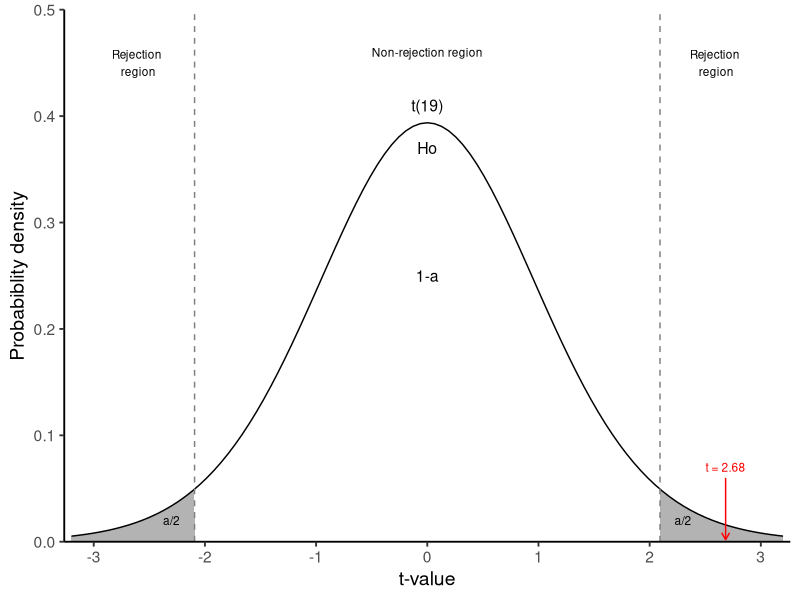
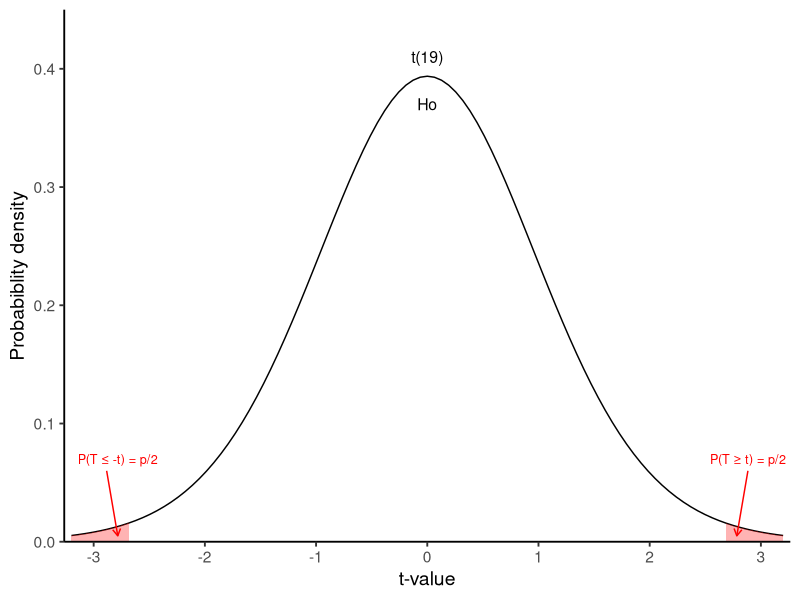
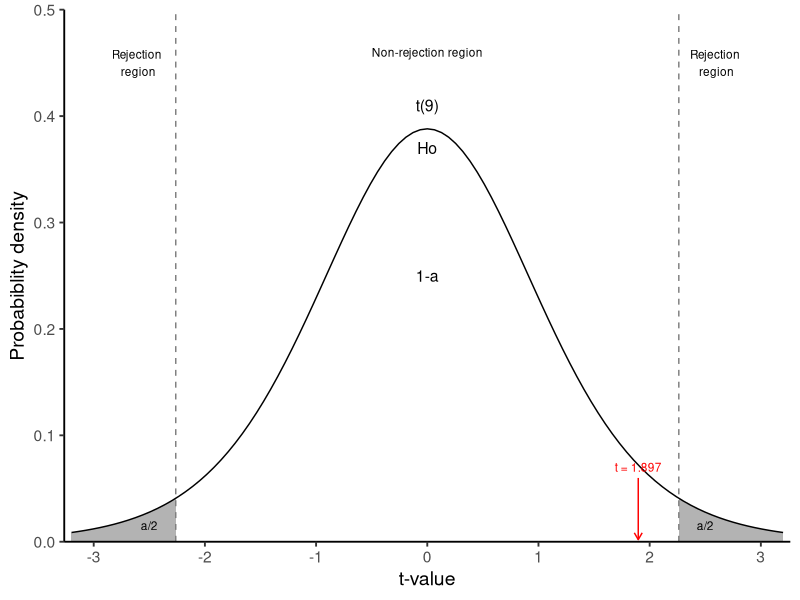
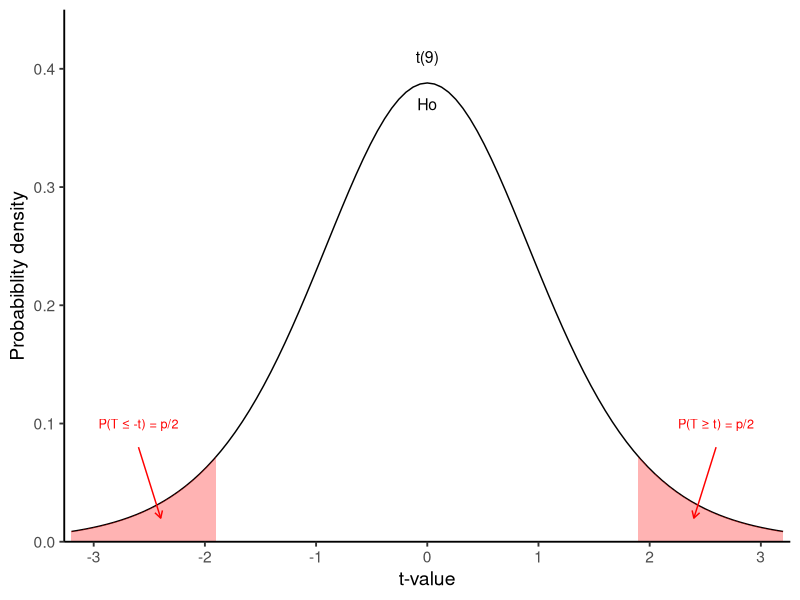

Reproduce these figures in R, in order.
## ---- chunk 1
#| include: false

library(fontawesome)

library(tidyverse)
## ---- chunk 2
n <- 20
mu <- 0.75
x_bar <- 0.96
s <- 0.35


se <- s/sqrt(n)
t <- (x_bar-mu)/se
t
## ---- chunk 3
#| echo: false
#| message: false
#| warning: false
#| fig-align: center
#| label: fig-sample_distribution
#| fig-cap: T-distribution for df=19.The area under the curve is divided into one central non-rejection region and two-sided, grey rejection regions defined by the level of significance $\alpha$.
#| fig-width: 7.0
#| fig-height: 4.0


# Create a data frame
df4 <- data.frame(x = seq(-3.2, 3.2, by = 0.01),
                  y = dt(seq(-3.2, 3.2, by = 0.01), df = n-1))

t_star <- qt(0.025, df = n-1, lower.tail = F)


ggplot() +
  geom_area(data = df4, mapping = aes(x = ifelse(x < -t_star, x, -t_star), y = y), 
            fill = "grey70") +  # Area under the curve
  geom_area(data = df4, mapping = aes(x = ifelse(x > t_star, x, t_star), y = y), 
            fill = "grey70") +  # Area under the curve
  stat_function(fun = dt, args = list(df = n-1), linewidth = 0.5) +
  scale_x_continuous(expand = c(0.01, 0), breaks = c(-3, -2, -1, 0, 1, 2, 3)) +
  scale_y_continuous(expand = c(0, 0), limits = c(0, 0.5)) +
  annotate("text", x = -2.6, y = 0.45, 
           label = "Rejection \nregion", size = 3) +
  annotate("text", x = 0, y = 0.46, 
           label = "Non-rejection region", size = 3) +
  annotate("text", x = 0, y = 0.37, 
           label = "Ho", size = 4) + 
  annotate("text", x = 0, y = 0.41, 
           label = "t(19)", size = 4) +    
  annotate("text", x = 0, y = 0.25, 
           label = "1-a", size = 4) +    
  annotate("text", x = -2.3, y = 0.02, 
           label = "a/2", size = 3) +
  annotate("text", x = 2.6, y = 0.45, 
           label = "Rejection \nregion", size = 3) +
  annotate("text", x = 2.3, y = 0.02, 
           label = "a/2", size = 3) +
  annotate("text", x = t, y = 0.07, 
           label = "t = 2.68", size = 3, color = "red") + 
  annotate(geom = "curve", x = t, y = 0.06, xend = t, yend = 0.002,
           curvature = 0, arrow = arrow(length = unit(2, "mm")),
           linewidth = 0.5, color = "red") +
  geom_vline(xintercept = -t_star, linetype = 2, color = "grey50") +
  geom_vline(xintercept = t_star, linetype = 2, color = "grey50") +
  labs(x = "t-value", y = "Probabiblity density") +
  theme_classic(base_size = 14) +
  theme()

## ---- chunk 4
#| echo: false
#| message: false
#| warning: false
#| fig-align: center
#| label: fig-sample_distribution2
#| fig-cap: T-distribution for df=19. The p-value approach.
#| fig-width: 7.0
#| fig-height: 4.0


ggplot() +
  #geom_area(data = df4, mapping = aes(x = ifelse(x < -t_star, x, -t_star), y = y), fill = "grey70") +  # Area under the curve
  #geom_area(data = df4, mapping = aes(x = ifelse(x > t_star, x, t_star), y = y), fill = "grey70") +  # Area under the curve
  stat_function(fun = dt, args = list(df = n-1), linewidth = 0.5) +
  geom_area(data = df4, mapping = aes(x = ifelse(x < -t, x, -t), y = y), 
            fill = "red", alpha = 0.3) +  # Area under the curve
  geom_area(data = df4, mapping = aes(x = ifelse(x > t, x, t), y = y), 
            fill = "red", alpha = 0.3) +  # Area under the curve
  scale_x_continuous(expand = c(0.01, 0), breaks = c(-3, -2, -1, 0, 1, 2, 3)) +
  scale_y_continuous(expand = c(0, 0), limits = c(0, 0.45)) +
  annotate("text", x = 0, y = 0.37, 
           label = "Ho", size = 4) + 
  annotate("text", x = 0, y = 0.41, 
           label = "t(19)", size = 4) +    
  annotate("text", x = t + 0.2, y = 0.07, 
           label = "P(T ≥ t) = p/2", size = 3.2, color = "red") + 
  annotate(geom = "curve", x = t + 0.2, y = 0.06, xend = t + 0.1, yend = 0.005,
           curvature = 0, arrow = arrow(length = unit(2, "mm")),
           linewidth = 0.5, color = "red") +
  annotate("text", x = -t - 0.1, y = 0.07, 
           label = "P(T ≤ -t) = p/2", size = 3.2, color = "red") + 
  annotate(geom = "curve", x = -t - 0.2, y = 0.06, xend = -t - 0.1, yend = 0.005,
           curvature = 0, arrow = arrow(length = unit(2, "mm")),
           linewidth = 0.5, color = "red") +  
  labs(x = "t-value", y = "Probabiblity density") +
  theme_classic(base_size = 14) +
  theme()

## ---- chunk 5
P <- pt(t, df = n-1, lower.tail = F)

p_value <- 2*P
p_value
## ---- chunk 6
#| results: hold

t_star <- qt(0.025, df = n-1, lower.tail = F)

# compute lower limit of 95% CI
lower_95CI <- x_bar - t_star*se
lower_95CI

# compute upper limit of 95% CI
upper_95CI <- x_bar + t_star*se
upper_95CI
## ---- chunk 7
n <- 10

se <- s/sqrt(n)
t <- (x_bar-mu)/se
t
## ---- chunk 8
#| echo: false
#| message: false
#| warning: false
#| fig-align: center
#| label: fig-sample_distribution3
#| fig-cap: T-distribution for df=9. The rejection region approach.
#| fig-width: 7.0
#| fig-height: 4.0


# Create a data frame
df4 <- data.frame(x = seq(-3.2, 3.2, by = 0.01),
                  y = dt(seq(-3.2, 3.2, by = 0.01), df = n-1))

t_star <- qt(0.025, df = n-1, lower.tail = F)


ggplot() +
  geom_area(data = df4, mapping = aes(x = ifelse(x < -t_star, x, -t_star), y = y), 
            fill = "grey70") +  # Area under the curve
  geom_area(data = df4, mapping = aes(x = ifelse(x > t_star, x, t_star), y = y), 
            fill = "grey70") +  # Area under the curve
  stat_function(fun = dt, args = list(df = n-1), linewidth = 0.5) +
  scale_x_continuous(expand = c(0.01, 0), breaks = c(-3, -2, -1, 0, 1, 2, 3)) +
  scale_y_continuous(expand = c(0, 0), limits = c(0, 0.5)) +
  annotate("text", x = -2.6, y = 0.45, 
           label = "Rejection \nregion", size = 3) +
  annotate("text", x = 0, y = 0.46, 
           label = "Non-rejection region", size = 3) +
  annotate("text", x = 0, y = 0.37, 
           label = "Ho", size = 4) +
  annotate("text", x = 0, y = 0.41, 
           label = "t(9)", size = 4) +    
  annotate("text", x = 0, y = 0.25, 
           label = "1-a", size = 4) +    
  annotate("text", x = -2.5, y = 0.015, 
           label = "a/2", size = 3) +
  annotate("text", x = 2.6, y = 0.45, 
           label = "Rejection \nregion", size = 3) +
  annotate("text", x = 2.5, y = 0.015, 
           label = "a/2", size = 3) +
  annotate("text", x = t, y = 0.07, 
           label = "t = 1.897", size = 3, color = "red") + 
  annotate(geom = "curve", x = t, y = 0.06, xend = t, yend = 0.002,
           curvature = 0, arrow = arrow(length = unit(2, "mm")),
           linewidth = 0.5, color = "red") +
  geom_vline(xintercept = -t_star, linetype = 2, color = "grey50") +
  geom_vline(xintercept = t_star, linetype = 2, color = "grey50") +
  labs(x = "t-value", y = "Probabiblity density") +
  theme_classic(base_size = 14) +
  theme()

## ---- chunk 9
#| echo: false
#| message: false
#| warning: false
#| fig-align: center
#| label: fig-sample_distribution4
#| fig-cap: T-distribution for df=9. The p-value approach.
#| fig-width: 7.0
#| fig-height: 4.0


ggplot() +
  #geom_area(data = df4, mapping = aes(x = ifelse(x < -t_star, x, -t_star), y = y), fill = "grey70") +  # Area under the curve
  #geom_area(data = df4, mapping = aes(x = ifelse(x > t_star, x, t_star), y = y), fill = "grey70") +  # Area under the curve
  stat_function(fun = dt, args = list(df = n-1), linewidth = 0.5) +
  geom_area(data = df4, mapping = aes(x = ifelse(x < -t, x, -t), y = y), 
            fill = "red", alpha = 0.3) +  # Area under the curve
  geom_area(data = df4, mapping = aes(x = ifelse(x > t, x, t), y = y), 
            fill = "red", alpha = 0.3) +  # Area under the curve
  scale_x_continuous(expand = c(0.01, 0), breaks = c(-3, -2, -1, 0, 1, 2, 3)) +
  scale_y_continuous(expand = c(0, 0), limits = c(0, 0.45)) +
  annotate("text", x = 0, y = 0.37, 
           label = "Ho", size = 4) +
  annotate("text", x = 0, y = 0.41, 
           label = "t(9)", size = 4) +      
  annotate("text", x = t + 0.7, y = 0.1, 
           label = "P(T ≥ t) = p/2", size = 3.2, color = "red") + 
  annotate(geom = "curve", x = t + 0.7, y = 0.08, xend = t + 0.5, yend = 0.02,
           curvature = 0, arrow = arrow(length = unit(2, "mm")),
           linewidth = 0.5, color = "red") +
  annotate("text", x = -t - 0.7, y = 0.1, 
           label = "P(T ≤ -t) = p/2", size = 3.2, color = "red") + 
  annotate(geom = "curve", x = -t - 0.7, y = 0.08, xend = -t - 0.5, yend = 0.02,
           curvature = 0, arrow = arrow(length = unit(2, "mm")),
           linewidth = 0.5, color = "red") +  
  labs(x = "t-value", y = "Probabiblity density") +
  theme_classic(base_size = 14) +
  theme()

## ---- chunk 10
P <- pt(t, df = n-1, lower.tail = F)

p_value <- 2*P
p_value
## ---- chunk 11
#| results: hold

# compute lower limit of 95% CI
lower_95CI <- x_bar - t_star*se
lower_95CI

# compute upper limit of 95% CI
upper_95CI <- x_bar + t_star*se
upper_95CI
